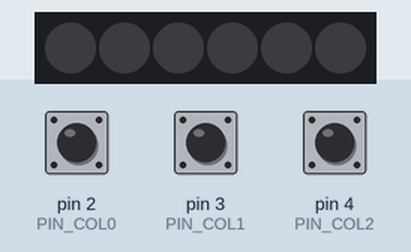
Simulated run of this sketch. Board: Arduino Leonardo, built with avr-gcc and run on an emulated ATmega32U4. On the bench: 6 RGB LEDs in strip order, left to right. Inputs (shaded band) come from the test bench; at power-on: pin 2 (PIN_COL0) HIGH, pin 3 (PIN_COL1) HIGH, pin 4 (PIN_COL2) HIGH. Dim RGB values are drawn brighter than linear; USB keyboard and mouse output is not drawn; what the sketch prints to the serial monitor is not drawn.

Above: at 1.2 s.
1.3 s: pin 2 (PIN_COL0) pulled LOW for 1 s
At 1.46 s:
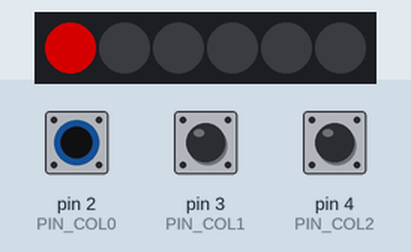
4.0 s: pin 3 (PIN_COL1) pulled LOW for 3.2 s
At 4.16 s:
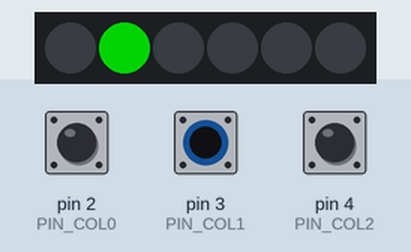
8.7 s: pin 4 (PIN_COL2) pulled LOW for 0.15 s
At 8.86 s:
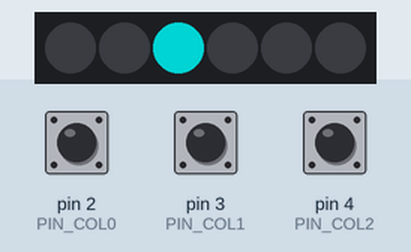
10.5 s: pin 4 (PIN_COL2) pulled LOW for 1 s
At 10.98 s:
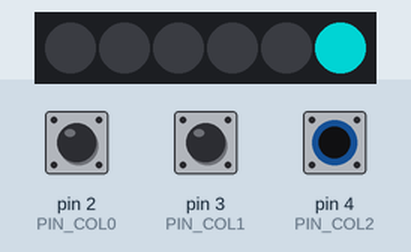
13.0 s: pin 4 (PIN_COL2) pulled LOW for 3.2 s
At 17.0 s:
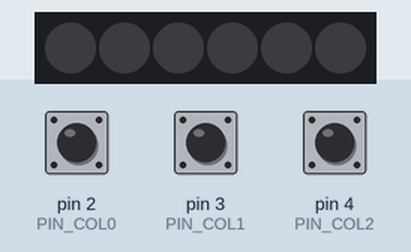
17.7 s: pin 2 (PIN_COL0) pulled LOW for 3.2 s
At 18.17 s:
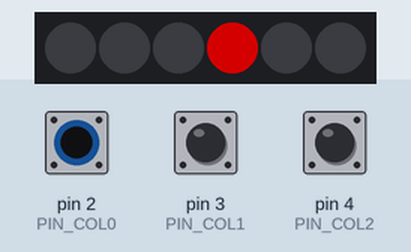
Timing chart, 0 to 22.7 s (numbered marks = the images above; inputs shaded):
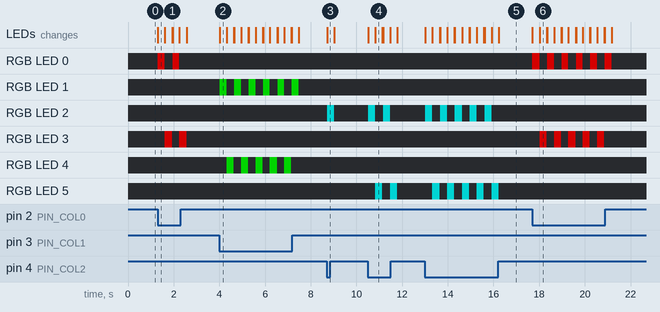

Measured:
- after the input at 1.3 s, RGB LED 0: alternates RGB(128, 0, 0) for 0.31 s and off for 0.33 s, 4 changes in all, then stays off, starting at once; RGB LED 3: alternates RGB(128, 0, 0) for 0.31 s and off for 0.32 s, 4 changes in all, then stays off, starting after 0.32 s; the LEDs: change at once (image 1)
- after the input at 4.0 s, RGB LED 1: alternates RGB(0, 128, 0) for 0.30 s and off for 0.33 s, 12 changes in all, then stays off, starting at once; RGB LED 4: alternates RGB(0, 128, 0) for 0.31 s and off for 0.32 s, 10 changes in all, then stays off, starting after 0.32 s; the LEDs: change at once (image 2)
- after the input at 8.7 s, RGB LED 2: off → RGB(0, 128, 128) at once, → off 0.31 s later; the LEDs: change at once (image 3)
- after the input at 10.5 s, RGB LED 2: alternates RGB(0, 128, 128) for 0.31 s and off for 0.34 s, 4 changes in all, then stays off, starting at once; RGB LED 5: alternates RGB(0, 128, 128) for 0.31 s and off for 0.34 s, 4 changes in all, then stays off, starting after 0.33 s; the LEDs: first change at once (image 4 shows a later state)
- after the input at 13.0 s, RGB LED 2: alternates RGB(0, 128, 128) for 0.31 s and off for 0.34 s, 10 changes in all, then stays off, starting at once; RGB LED 5: alternates RGB(0, 128, 128) for 0.31 s and off for 0.34 s, 10 changes in all, then stays off, starting after 0.33 s; the LEDs: first change at once (image 5 shows a later state)
- after the input at 17.7 s, RGB LED 0: alternates RGB(128, 0, 0) for 0.30 s and off for 0.33 s, 12 changes in all, then stays off, starting at once; RGB LED 3: alternates RGB(128, 0, 0) for 0.31 s and off for 0.32 s, 10 changes in all, then stays off, starting after 0.32 s; the LEDs: first change at once (image 6 shows a later state)

The sketch:

SixKey4.ino
```cpp
#include "Keyboard.h"
#include <Adafruit_NeoPixel.h>


const int PIN_COL0 = 2;
const int PIN_COL1 = 3;
const int PIN_COL2 = 4;

const int PIN_ROW0 = 5;
const int PIN_ROW1 = 6;

const int PIN_LED = 7;
const int NUM_LED = 6;

Adafruit_NeoPixel pixels(NUM_LED, PIN_LED, NEO_GRB + NEO_KHZ800);


void setup(){
  //シリアル通信の初期設定
  Serial.begin(9600);

  //キーボードライブラリの初期設定
  Keyboard.begin();

  //GPIOの初期設定
  pinMode(PIN_COL0, INPUT_PULLUP);
  pinMode(PIN_COL1, INPUT_PULLUP);
  pinMode(PIN_COL2, INPUT_PULLUP);

  pinMode(PIN_ROW0, OUTPUT);
  pinMode(PIN_ROW1, OUTPUT);

  //LEDの初期化
  pixels.begin();
  pixels.setBrightness(128); // 0 ~ 255
  pixels.clear();
  pixels.show();

  Serial.println("Hello");
}


void loop(){


  digitalWrite(PIN_ROW0, LOW);
  digitalWrite(PIN_ROW1, HIGH);
  int key1 = digitalRead(PIN_COL0);
  int key2 = digitalRead(PIN_COL1);
  int key3 = digitalRead(PIN_COL2);
  if(key1 == 0){
    pixels.setPixelColor(0, 255, 0, 0);
    pixels.show();

    Keyboard.press('a');
    delay(10);
    Keyboard.releaseAll();
    delay(300);

    pixels.clear();
    pixels.show();
  }

  if(key2 == 0){
    pixels.setPixelColor(1, 0, 255, 0);
    pixels.show();

    Keyboard.press(KEY_RIGHT_CTRL);
    Keyboard.press('v');
    delay(10);
    Keyboard.releaseAll();
    delay(300);

    pixels.clear();
    pixels.show();
  }

  if(key3 == 0){
    pixels.setPixelColor(2, 0, 255, 255);
    pixels.show();

    Keyboard.print("key3");
    delay(10);
    Keyboard.releaseAll();
    delay(300);

    pixels.clear();
    pixels.show();
  }

  digitalWrite(PIN_ROW0, HIGH);
  digitalWrite(PIN_ROW1, LOW);
  int key4 = digitalRead(PIN_COL0);
  int key5 = digitalRead(PIN_COL1);
  int key6 = digitalRead(PIN_COL2);
  if(key4 == 0){
    pixels.setPixelColor(3, 255, 0, 0);
    pixels.show();

    Keyboard.press('b');
    delay(10);
    Keyboard.releaseAll();
    delay(300);

    pixels.clear();
    pixels.show();
  }

  if(key5 == 0){
    pixels.setPixelColor(4, 0, 255, 0);
    pixels.show();

    Keyboard.press('c');
    delay(10);
    Keyboard.releaseAll();
    delay(300);

    pixels.clear();
    pixels.show();
  }

  if(key6 == 0){
    pixels.setPixelColor(5, 0, 255, 255);
    pixels.show();

    Keyboard.print("key3");
    delay(10);
    Keyboard.releaseAll();
    delay(300);

    pixels.clear();
    pixels.show();
  }

  delay(10);
}
```
